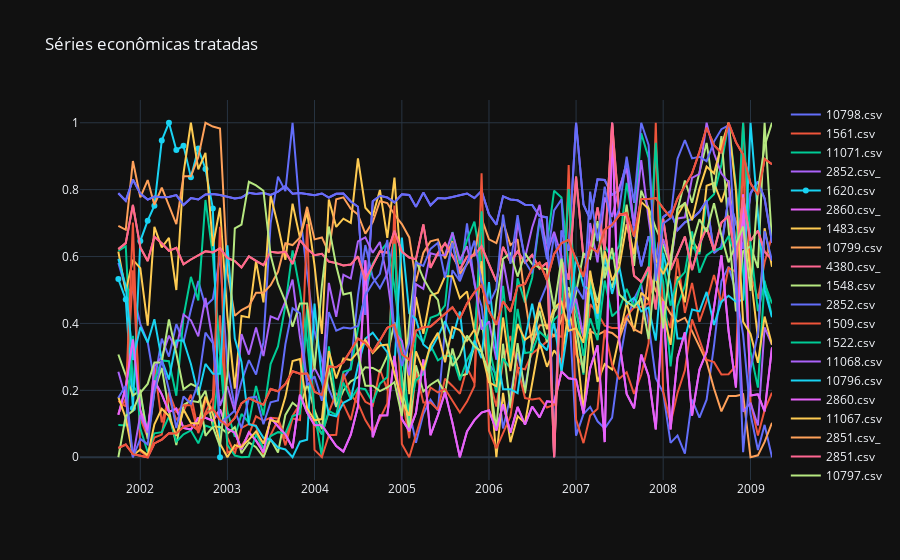

Write notebook code for a chart like this one.
### Code cell
data = []
for file in list_files:
    temp_df = pd.read_csv('./data/'+file, index_col=0)
    x = temp_df['Data'].str.split('/')
    x = [i[1]+'-'+i[0] for i in x]
    y = temp_df[temp_df.columns[-1]].astype('float')
    trace = go.Scatter(x = x, y = y, name = file)
    data.append(trace)
    
layout = go.Layout(title = 'Séries econômicas tratadas',
                   xaxis = dict(type = 'date'),
                   template  = 'plotly_dark')
fig = go.Figure(data=data, layout=layout)
pyo.iplot(fig, filename = './plots/series_tratadas.html',config=dict(showLink = False))
